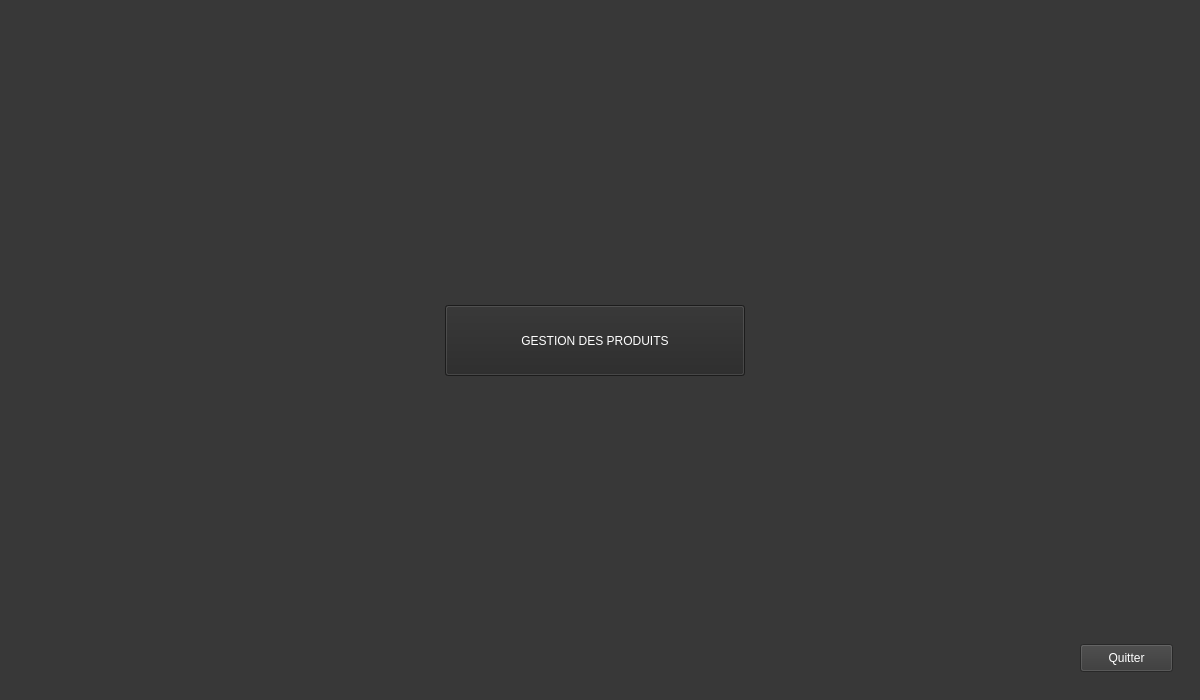
<?xml version="1.0" encoding="UTF-8"?>
<ui version="4.0">
 <class>MainWindow</class>
 <widget class="QMainWindow" name="MainWindow">
  <property name="geometry">
   <rect>
    <x>0</x>
    <y>0</y>
    <width>1200</width>
    <height>700</height>
   </rect>
  </property>
  <property name="windowTitle">
   <string>Acceuil</string>
  </property>
  <property name="styleSheet">
   <string notr="true">background-color: rgb(56, 56, 56);</string>
  </property>
  <widget class="QWidget" name="centralwidget">
   <widget class="QPushButton" name="pushButton">
    <property name="geometry">
     <rect>
      <x>445</x>
      <y>305</y>
      <width>300</width>
      <height>71</height>
     </rect>
    </property>
    <property name="styleSheet">
     <string notr="true">color: rgb(255, 255, 255);
background-color: rgb(39, 39, 39);</string>
    </property>
    <property name="text">
     <string>GESTION DES PRODUITS</string>
    </property>
   </widget>
   <widget class="QPushButton" name="pushButton_04">
    <property name="geometry">
     <rect>
      <x>1080</x>
      <y>644</y>
      <width>93</width>
      <height>28</height>
     </rect>
    </property>
    <property name="font">
     <font>
      <pointsize>9</pointsize>
     </font>
    </property>
    <property name="styleSheet">
     <string notr="true">color: rgb(255, 255, 255);</string>
    </property>
    <property name="text">
     <string>Quitter</string>
    </property>
   </widget>
  </widget>
 </widget>
 <resources/>
 <connections/>
</ui>
